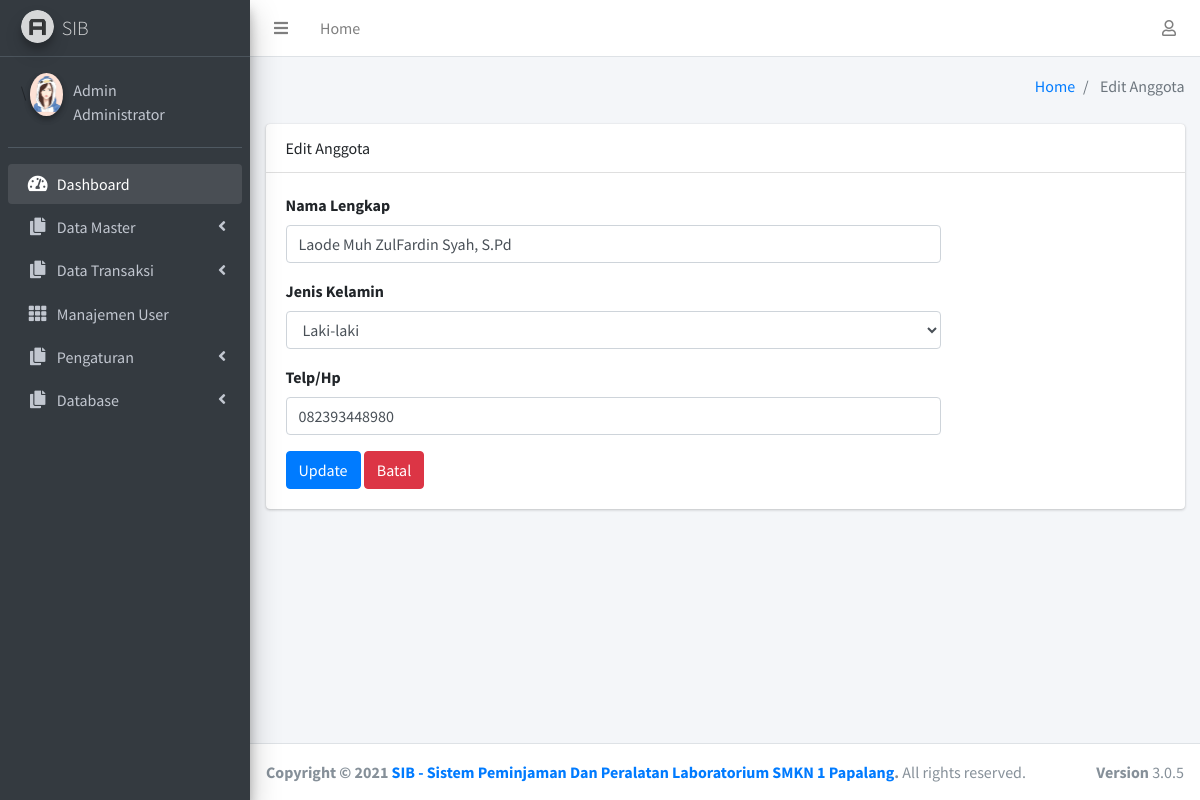
Page /dashboard/editanggota?id=12 (signed in) on the committed database.
### tables this page shows
CREATE TABLE `anggota` (
  `id_anggota` int(11) NOT NULL,
  `namalengkap` varchar(100) NOT NULL,
  `username` varchar(100) NOT NULL,
  `password` varchar(500) NOT NULL,
  `gender` varchar(100) NOT NULL,
  `telp` varchar(100) NOT NULL,
  `gambar` varchar(500) NOT NULL
);

### dashboard/editanggota.php (the view, shortened to what this page needs)
<?php
include "global_header.php"; ?>
<div class="content">
    <div class="container-fluid">
        <div class="row">
            <div class="col-lg-12">
                <div class="card">
                    <div class="card-header">Edit Anggota</div>
                    <div class="card-body">
                        <?php
                    $query = $koneksi->query("SELECT * FROM anggota WHERE id_anggota = '$_GET[id]'");
                    if(is_array($query) || is_object($query)){
                    foreach ($query as $data) {
                    ?>
                        <form action="proseseditanggota.php?id=<?= $_GET['id'];?>" method="post"
                            enctype="multipart/form-data">
                            <div class="row">
                                <div class="col-md-9">
                                    <div class="form-group">
                                        <label>Nama Lengkap</label>
                                        <input class="form-control" name="namalengkap" id="namalengkap" type="text"
                                            onkeyup="this.value = this.value.toUpperCase()"
                                            value="<?= $data['namalengkap']; ?>">
                                    </div>
                                    <div class="form-group">
                                        <label>Jenis Kelamin</label>
                                        <select name="gender" id="gender" class="form-control">
                                            <option value="Laki-laki"
                                                <?php if($data['gender'] == 'Laki-laki'){echo 'selected';} ?>>Laki-laki
                                            </option>
                                        </select>
                                    </div>
                                    <div class="form-group">
                                        <label>Telp/Hp</label>
                                        <input class="form-control" name="telp" id="telp" type="text" value="<?= $data['telp'];?>">
                                    </div>
                                    <input class="btn btn-primary" name="tambah" type="submit" value="Update">
                                    <input class="btn btn-danger" id="reset" type="reset" value="Batal"
                                        onclick="self.history.back()">
                                </div>
                            </div>
                        </form>
                        <?php }} ?>
                    </div>
                </div>
            </div>
        </div>
    </div>
</div>
</div>
<?php include "global_footer.php"; ?>

### rows in the picture
anggota: namalengkap "Laode Muh ZulFardin Syah, S.Pd", gender "Laki-laki", telp "082393448980"

### other values in the picture
$_SESSION['nama_lengkap'] "Admin"
$_SESSION['level'] "Administrator"
$halaman "Edit Anggota"
